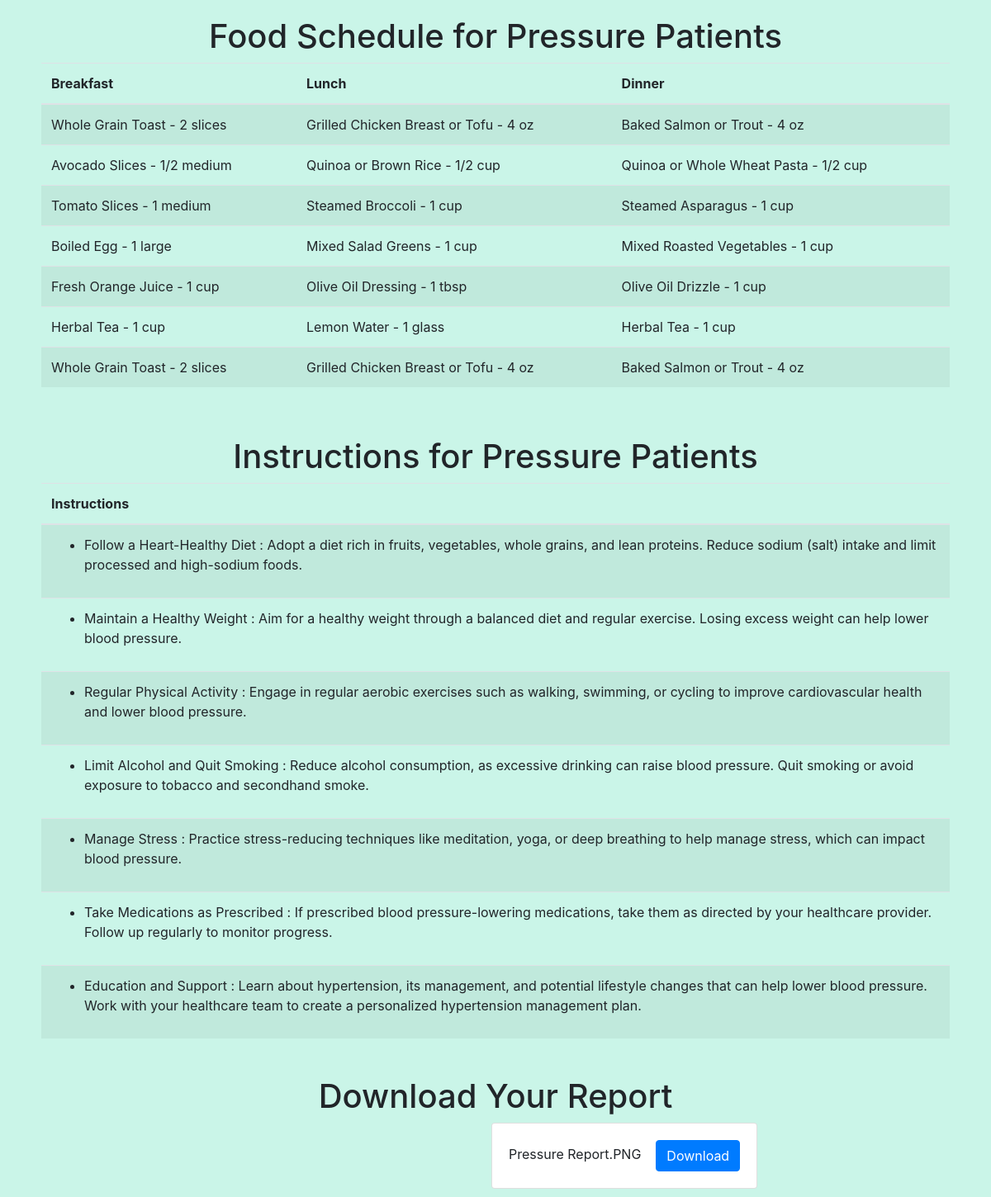
The page /Healthy-Life/schedulefood.php on the database its author committed.
### tables this page shows
CREATE TABLE `tbl_userform` (
  `form_id` int(11) NOT NULL,
  `user_id` int(11) NOT NULL,
  `firstname` varchar(50) NOT NULL,
  `lastname` varchar(50) NOT NULL,
  `email` varchar(100) NOT NULL,
  `birthday` date NOT NULL,
  `age` int(11) NOT NULL,
  `gender` varchar(10) NOT NULL,
  `address` varchar(100) NOT NULL,
  `district` varchar(50) NOT NULL,
  `phone` varchar(20) NOT NULL,
  `diseases` varchar(255) DEFAULT NULL,
  `allergies` varchar(100) NOT NULL,
  `terms` varchar(100) NOT NULL,
  `pdf` varchar(255) DEFAULT NULL
);

CREATE TABLE `food_schedule_pressure` (
  `id` int(11) NOT NULL,
  `breakfast` varchar(100) DEFAULT NULL,
  `lunch` varchar(100) DEFAULT NULL,
  `dinner` varchar(100) DEFAULT NULL,
  `instructions` varchar(500) NOT NULL
);

CREATE TABLE `images` (
  `id` int(11) NOT NULL,
  `name` varchar(255) NOT NULL,
  `image_data` longblob NOT NULL
);

### Healthy-Life/schedulefood.php (the view, shortened to what this page needs)
<!DOCTYPE html>
<html>
<head>
  <link rel="stylesheet" href="https://stackpath.bootstrapcdn.com/bootstrap/4.5.2/css/bootstrap.min.css">
</head>
<body>
  <div class="container">
    <?php
    $host = "localhost";
    $username = "root";
    $password = "";
    $database = "userform";
    $conn = mysqli_connect($host, $username, $password, $database);
    $sql = "SELECT * FROM tbl_userform ORDER BY form_id DESC LIMIT 1";
    $result = mysqli_query($conn, $sql);
    if (mysqli_num_rows($result) > 0) {
      $row = mysqli_fetch_assoc($result);
      $patientType = $row['diseases'];
      $foodScheduleTable = '';
      if ($patientType === 'Diabetes') {
        $foodScheduleTable = 'food_schedule_diabetes';
        $imageId = 1;
      } elseif ($patientType === 'Pressure') {
        $foodScheduleTable = 'food_schedule_pressure';
      } elseif ($patientType === 'Cholesterol') {
        $foodScheduleTable = 'food_schedule_cholesterol';
        $imageId = 3;
      } elseif ($patientType === 'Diabetes, Pressure') {
        $foodScheduleTable = 'fs_diabetes_pressure';
        $imageId = 4;
      } elseif ($patientType === 'Diabetes, Cholesterol') {
        $foodScheduleTable = 'fs_diabetes_cholesterol ';
        $imageId = 5;
      } elseif ($patientType === 'Pressure, Cholesterol') {
        $foodScheduleTable = 'fs_pressure_cholesterol';
        $imageId = 6;
      } elseif ($patientType === 'Diabetes, Pressure, Cholesterol') {
        $foodScheduleTable = 'fs_diabetes_pressure_cholesterol';
        $imageId = 7;
      } else {
        $foodScheduleTable = '';
        $imageId = 0;
      }
      if ($foodScheduleTable !== '') {
        $foodScheduleSql = "SELECT * FROM $foodScheduleTable";
        $foodScheduleResult = mysqli_query($conn, $foodScheduleSql);
        if (mysqli_num_rows($foodScheduleResult) > 0) {
          echo "<div class='container'>";
          echo "<h1>Food Schedule for $patientType Patients</h1>";
          echo "<div class='table-responsive'>";
          echo "<table class='table table-striped'>";
          echo "<thead>";
          echo "<tr>";
          echo "<th>Breakfast</th>";
          echo "<th>Lunch</th>";
          echo "<th>Dinner</th>";
          echo "</tr>";
          echo "</thead>";
          echo "<tbody>";
          while ($foodScheduleRow = mysqli_fetch_assoc($foodScheduleResult)) {
            echo "<tr>";
            echo "<td>" . $foodScheduleRow['breakfast'] . "</td>";
            echo "<td>" . $foodScheduleRow['lunch'] . "</td>";
            echo "<td>" . $foodScheduleRow['dinner'] . "</td>";
            echo "</tr>";
          }
          echo "</tbody>";
          echo "</table>";
          echo "</div>";
          echo "</div>";
        } else {
          echo "No food schedule available for $patientType patients.";
        }
      } else {
        echo "No valid patient type found.";
      }
    } else {
      echo "No patient data available.";
    }
    ?>
    <br>
    <div class="container">
      <h1 class="text-center">Instructions for <?php echo $patientType; ?> Patients</h1>
      <div class="table-responsive">
        <table class="table table-striped">
          <thead>
            <tr>
              <th>Instructions</th>
            </tr>
          </thead>
          <tbody>
            <?php
            $host = "localhost";
            $username = "root";
            $password = "";
            $database = "userform";
            $conn = mysqli_connect($host, $username, $password, $database);
            if ($foodScheduleTable !== '') {
              $foodScheduleSql = "SELECT * FROM $foodScheduleTable";
              $foodScheduleResult = mysqli_query($conn, $foodScheduleSql);
              if (mysqli_num_rows($foodScheduleResult) > 0) {
                while ($foodScheduleRow = mysqli_fetch_assoc($foodScheduleResult)) {
                  echo "<tr>";
                  echo "<td><ul><li>" . $foodScheduleRow['instructions'] . "</ul></li></td>";
                  echo "</tr>";
                }
              } else {
                echo "<tr><td>No instructions available for $patientType patients.</td></tr>";
              }
            } else {
              echo "<tr><td>No valid patient type found.</td></tr>";
            }
            ?>
          </tbody>
        </table>
      </div>
    </div>
  </div>
  <div class="container1">
    <h1 class="text-center">Download Your Report</h1>
    <div class="row">
      <?php
      $host = 'localhost';
      $db = 'userform';
      $user = 'root';
      $password = '';
      try {
        $pdo = new PDO("mysql:host=$host;dbname=$db;charset=utf8", $user, $password);
        $pdo->setAttribute(PDO::ATTR_ERRMODE, PDO::ERRMODE_EXCEPTION);
      } catch (PDOException $e) {
        die('Database connection failed: ' . $e->getMessage());
      }
      $stmt = $pdo->query('SELECT * FROM images');
      $images = $stmt->fetchAll();
      foreach ($images as $image) {
        $imageId = $image['id'];
        $imageName = $image['name'];
        if (($patientType === 'Diabetes' && $imageId === 1)
            || ($patientType === 'Pressure' && $imageId === 2)
            || ($patientType === 'Cholesterol' && $imageId === 3)
            || ($patientType === 'Diabetes, Pressure' && $imageId === 4)
            || ($patientType === 'Diabetes, Cholesterol' && $imageId === 5)
            || ($patientType === 'Pressure, Cholesterol' && $imageId === 6)
            || ($patientType === 'Diabetes, Pressure, Cholesterol' && $imageId === 7)) {
          echo "<div>
                  <div class='card'>
                    <div class='card-body text-align:center;'>
                      <span>$imageName</span>&nbsp;&nbsp;&nbsp;
                      <a href='imagedownload.php?image_id=$imageId' class='btn btn-primary'>Download</a>
                    </div>
                  </div>
                </div>";
        }
      }
      ?>
    </div>
  </div>
</body>
</html>

### Healthy-Life/schedulefood.php (style rules this page uses)
h1 { text-align: center; }
.container { padding: 10px; position: relative; }
body { background-color: #CAF5E8; }
.container1 { padding: 10px; align: center; }
.row { padding-left: 600px; }

### rows shown on the page
tbl_userform: diseases "Pressure"
food_schedule_pressure: breakfast "Whole Grain Toast - 2 slices", lunch "Grilled Chicken Breast or Tofu - 4 oz", dinner "Baked Salmon or Trout - 4 oz", instructions "Follow a Heart-Healthy Diet : Adopt a diet rich in fruits, vegetables, whole grains, and lean proteins. Reduce sodium (salt) intake and limit processed and high-sodium foods."
food_schedule_pressure: breakfast "Avocado Slices - 1/2 medium", lunch "Quinoa or Brown Rice - 1/2 cup", dinner "Quinoa or Whole Wheat Pasta - 1/2 cup", instructions "Maintain a Healthy Weight : Aim for a healthy weight through a balanced diet and regular exercise. Losing excess weight can help lower blood pressure."
food_schedule_pressure: breakfast "Tomato Slices - 1 medium", lunch "Steamed Broccoli - 1 cup", dinner "Steamed Asparagus - 1 cup", instructions "Regular Physical Activity : Engage in regular aerobic exercises such as walking, swimming, or cycling to improve cardiovascular health and lower blood pressure."
food_schedule_pressure: breakfast "Boiled Egg - 1 large", lunch "Mixed Salad Greens - 1 cup", dinner "Mixed Roasted Vegetables - 1 cup", instructions "Limit Alcohol and Quit Smoking : Reduce alcohol consumption, as excessive drinking can raise blood pressure. Quit smoking or avoid exposure to tobacco and secondhand smoke."
food_schedule_pressure: breakfast "Fresh Orange Juice - 1 cup", lunch "Olive Oil Dressing - 1 tbsp", dinner "Olive Oil Drizzle - 1 cup", instructions "Manage Stress : Practice stress-reducing techniques like meditation, yoga, or deep breathing to help manage stress, which can impact blood pressure."
food_schedule_pressure: breakfast "Herbal Tea - 1 cup", lunch "Lemon Water - 1 glass", dinner "Herbal Tea - 1 cup", instructions "Take Medications as Prescribed : If prescribed blood pressure-lowering medications, take them as directed by your healthcare provider. Follow up regularly to monitor progress."
food_schedule_pressure: breakfast "Whole Grain Toast - 2 slices", lunch "Grilled Chicken Breast or Tofu - 4 oz", dinner "Baked Salmon or Trout - 4 oz", instructions "Education and Support : Learn about hypertension, its management, and potential lifestyle changes that can help lower blood pressure. Work with your healthcare team to create a personalized hypertension management plan."
images: name "Pressure Report.PNG"
